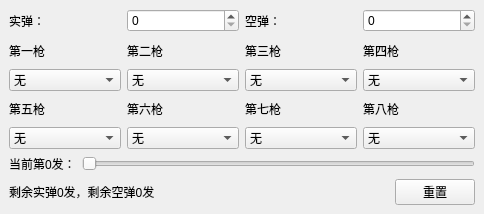
<?xml version="1.0" encoding="UTF-8"?>
<ui version="4.0">
 <class>MainWindow</class>
 <widget class="QMainWindow" name="MainWindow">
  <property name="geometry">
   <rect>
    <x>0</x>
    <y>0</y>
    <width>484</width>
    <height>214</height>
   </rect>
  </property>
  <property name="windowTitle">
   <string>MainWindow</string>
  </property>
  <widget class="QWidget" name="centralwidget">
   <layout class="QVBoxLayout" name="verticalLayout">
    <item>
     <layout class="QHBoxLayout" name="LayoutAmmoTypeChoice">
      <item>
       <widget class="QLabel" name="LabelTrueAmmo">
        <property name="text">
         <string>实弹：</string>
        </property>
       </widget>
      </item>
      <item>
       <widget class="QSpinBox" name="ChoiceTrueAmmo"/>
      </item>
      <item>
       <widget class="QLabel" name="LabelFalseAmmo">
        <property name="text">
         <string>空弹：</string>
        </property>
       </widget>
      </item>
      <item>
       <widget class="QSpinBox" name="ChoiceFalseAmmo"/>
      </item>
     </layout>
    </item>
    <item>
     <layout class="QVBoxLayout" name="LayoutAmmo">
      <item>
       <layout class="QHBoxLayout" name="LayoutFirstfourAmmo">
        <item>
         <layout class="QVBoxLayout" name="LayoutFirstAmmo">
          <item>
           <widget class="QLabel" name="LabelFirstAmmo">
            <property name="text">
             <string>第一枪</string>
            </property>
           </widget>
          </item>
          <item>
           <widget class="QComboBox" name="FirstAmmo">
            <item>
             <property name="text">
              <string>无</string>
             </property>
            </item>
            <item>
             <property name="text">
              <string>未知</string>
             </property>
            </item>
            <item>
             <property name="text">
              <string>空弹</string>
             </property>
            </item>
            <item>
             <property name="text">
              <string>实弹</string>
             </property>
            </item>
           </widget>
          </item>
         </layout>
        </item>
        <item>
         <layout class="QVBoxLayout" name="LayoutSecondAmmo">
          <item>
           <widget class="QLabel" name="LabelSecondAmmo">
            <property name="text">
             <string>第二枪</string>
            </property>
           </widget>
          </item>
          <item>
           <widget class="QComboBox" name="SecondAmmo">
            <item>
             <property name="text">
              <string>无</string>
             </property>
            </item>
            <item>
             <property name="text">
              <string>未知</string>
             </property>
            </item>
            <item>
             <property name="text">
              <string>空弹</string>
             </property>
            </item>
            <item>
             <property name="text">
              <string>实弹</string>
             </property>
            </item>
           </widget>
          </item>
         </layout>
        </item>
        <item>
         <layout class="QVBoxLayout" name="LayoutThirdAmmo">
          <item>
           <widget class="QLabel" name="LabelThirdAmmo">
            <property name="text">
             <string>第三枪</string>
            </property>
           </widget>
          </item>
          <item>
           <widget class="QComboBox" name="ThirdAmmo">
            <item>
             <property name="text">
              <string>无</string>
             </property>
            </item>
            <item>
             <property name="text">
              <string>未知</string>
             </property>
            </item>
            <item>
             <property name="text">
              <string>空弹</string>
             </property>
            </item>
            <item>
             <property name="text">
              <string>实弹</string>
             </property>
            </item>
           </widget>
          </item>
         </layout>
        </item>
        <item>
         <layout class="QVBoxLayout" name="LayoutFourthAmmo">
          <item>
           <widget class="QLabel" name="LabelFourthAmmo">
            <property name="text">
             <string>第四枪</string>
            </property>
           </widget>
          </item>
          <item>
           <widget class="QComboBox" name="FourthAmmo">
            <item>
             <property name="text">
              <string>无</string>
             </property>
            </item>
            <item>
             <property name="text">
              <string>未知</string>
             </property>
            </item>
            <item>
             <property name="text">
              <string>空弹</string>
             </property>
            </item>
            <item>
             <property name="text">
              <string>实弹</string>
             </property>
            </item>
           </widget>
          </item>
         </layout>
        </item>
       </layout>
      </item>
      <item>
       <layout class="QHBoxLayout" name="LayoutSecondfourAmmo">
        <item>
         <layout class="QVBoxLayout" name="LayoutFifthAmmo">
          <item>
           <widget class="QLabel" name="LabelFifthAmmo">
            <property name="text">
             <string>第五枪</string>
            </property>
           </widget>
          </item>
          <item>
           <widget class="QComboBox" name="FifthAmmo">
            <item>
             <property name="text">
              <string>无</string>
             </property>
            </item>
            <item>
             <property name="text">
              <string>未知</string>
             </property>
            </item>
            <item>
             <property name="text">
              <string>空弹</string>
             </property>
            </item>
            <item>
             <property name="text">
              <string>实弹</string>
             </property>
            </item>
           </widget>
          </item>
         </layout>
        </item>
        <item>
         <layout class="QVBoxLayout" name="LayoutSixthAmmo">
          <item>
           <widget class="QLabel" name="LabelSixthAmmo">
            <property name="text">
             <string>第六枪</string>
            </property>
           </widget>
          </item>
          <item>
           <widget class="QComboBox" name="SixthAmmo">
            <item>
             <property name="text">
              <string>无</string>
             </property>
            </item>
            <item>
             <property name="text">
              <string>未知</string>
             </property>
            </item>
            <item>
             <property name="text">
              <string>空弹</string>
             </property>
            </item>
            <item>
             <property name="text">
              <string>实弹</string>
             </property>
            </item>
           </widget>
          </item>
         </layout>
        </item>
        <item>
         <layout class="QVBoxLayout" name="LayoutSeventhAmmo">
          <item>
           <widget class="QLabel" name="LabelSeventhAmmo">
            <property name="text">
             <string>第七枪</string>
            </property>
           </widget>
          </item>
          <item>
           <widget class="QComboBox" name="SeventhAmmo">
            <item>
             <property name="text">
              <string>无</string>
             </property>
            </item>
            <item>
             <property name="text">
              <string>未知</string>
             </property>
            </item>
            <item>
             <property name="text">
              <string>空弹</string>
             </property>
            </item>
            <item>
             <property name="text">
              <string>实弹</string>
             </property>
            </item>
           </widget>
          </item>
         </layout>
        </item>
        <item>
         <layout class="QVBoxLayout" name="LayoutEighthAmmo">
          <item>
           <widget class="QLabel" name="LabelEighthAmmo">
            <property name="text">
             <string>第八枪</string>
            </property>
           </widget>
          </item>
          <item>
           <widget class="QComboBox" name="EighthAmmo">
            <item>
             <property name="text">
              <string>无</string>
             </property>
            </item>
            <item>
             <property name="text">
              <string>未知</string>
             </property>
            </item>
            <item>
             <property name="text">
              <string>空弹</string>
             </property>
            </item>
            <item>
             <property name="text">
              <string>实弹</string>
             </property>
            </item>
           </widget>
          </item>
         </layout>
        </item>
       </layout>
      </item>
     </layout>
    </item>
    <item>
     <layout class="QHBoxLayout" name="LayoutAmmoNumberChoice">
      <item>
       <widget class="QLabel" name="LabelNowAmmo">
        <property name="text">
         <string>当前第0发：</string>
        </property>
       </widget>
      </item>
      <item>
       <widget class="QSlider" name="ChoiceNowAmmo">
        <property name="minimum">
         <number>0</number>
        </property>
        <property name="maximum">
         <number>8</number>
        </property>
        <property name="value">
         <number>0</number>
        </property>
        <property name="orientation">
         <enum>Qt::Orientation::Horizontal</enum>
        </property>
       </widget>
      </item>
     </layout>
    </item>
    <item>
     <layout class="QHBoxLayout" name="LayoutCom">
      <item>
       <widget class="QLabel" name="LabelComAmmo">
        <property name="text">
         <string>剩余实弹0发，剩余空弹0发</string>
        </property>
       </widget>
      </item>
      <item>
       <spacer name="horizontalSpacer">
        <property name="orientation">
         <enum>Qt::Orientation::Horizontal</enum>
        </property>
        <property name="sizeHint" stdset="0">
         <size>
          <width>40</width>
          <height>20</height>
         </size>
        </property>
       </spacer>
      </item>
      <item>
       <widget class="QPushButton" name="Reset">
        <property name="text">
         <string>重置</string>
        </property>
       </widget>
      </item>
     </layout>
    </item>
   </layout>
  </widget>
 </widget>
 <resources/>
 <connections/>
</ui>
